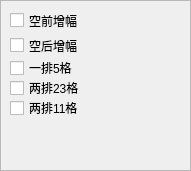
   <widget class="QFrame" name="frame_12">
    <property name="geometry">
     <rect>
      <x>620</x>
      <y>410</y>
      <width>191</width>
      <height>171</height>
     </rect>
    </property>
    <property name="frameShape">
     <enum>QFrame::StyledPanel</enum>
    </property>
    <property name="frameShadow">
     <enum>QFrame::Raised</enum>
    </property>
    <widget class="QCheckBox" name="checkBox_2">
     <property name="geometry">
      <rect>
       <x>10</x>
       <y>30</y>
       <width>81</width>
       <height>31</height>
      </rect>
     </property>
     <property name="text">
      <string>空后增幅</string>
     </property>
    </widget>
    <widget class="QCheckBox" name="checkBox_3">
     <property name="geometry">
      <rect>
       <x>10</x>
       <y>60</y>
       <width>141</width>
       <height>16</height>
      </rect>
     </property>
     <property name="text">
      <string>一排5格</string>
     </property>
    </widget>
    <widget class="QCheckBox" name="checkBox_1">
     <property name="geometry">
      <rect>
       <x>10</x>
       <y>10</y>
       <width>81</width>
       <height>21</height>
      </rect>
     </property>
     <property name="text">
      <string>空前增幅</string>
     </property>
    </widget>
    <widget class="QCheckBox" name="checkBox_4">
     <property name="geometry">
      <rect>
       <x>10</x>
       <y>80</y>
       <width>141</width>
       <height>16</height>
      </rect>
     </property>
     <property name="text">
      <string>两排23格</string>
     </property>
    </widget>
    <widget class="QCheckBox" name="checkBox_5">
     <property name="geometry">
      <rect>
       <x>10</x>
       <y>100</y>
       <width>71</width>
       <height>16</height>
      </rect>
     </property>
     <property name="text">
      <string>两排11格</string>
     </property>
    </widget>
   </widget>
